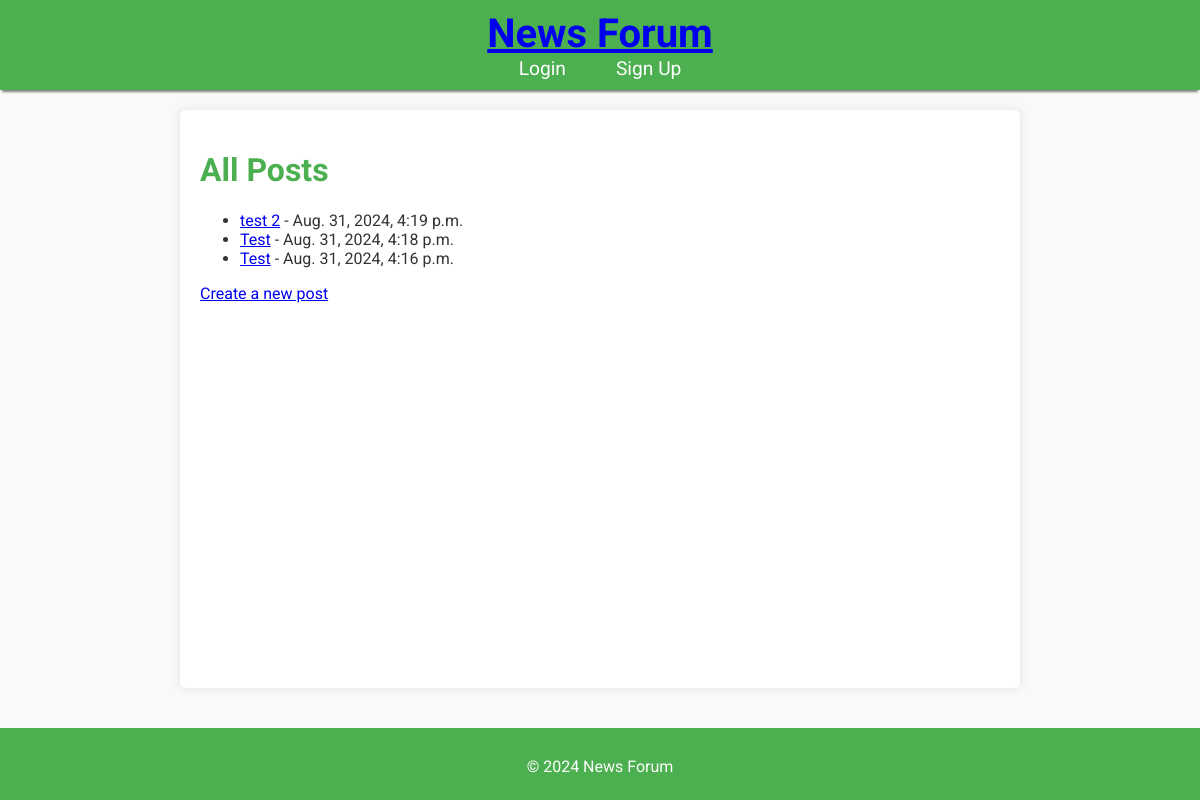
The app's page /, older data.
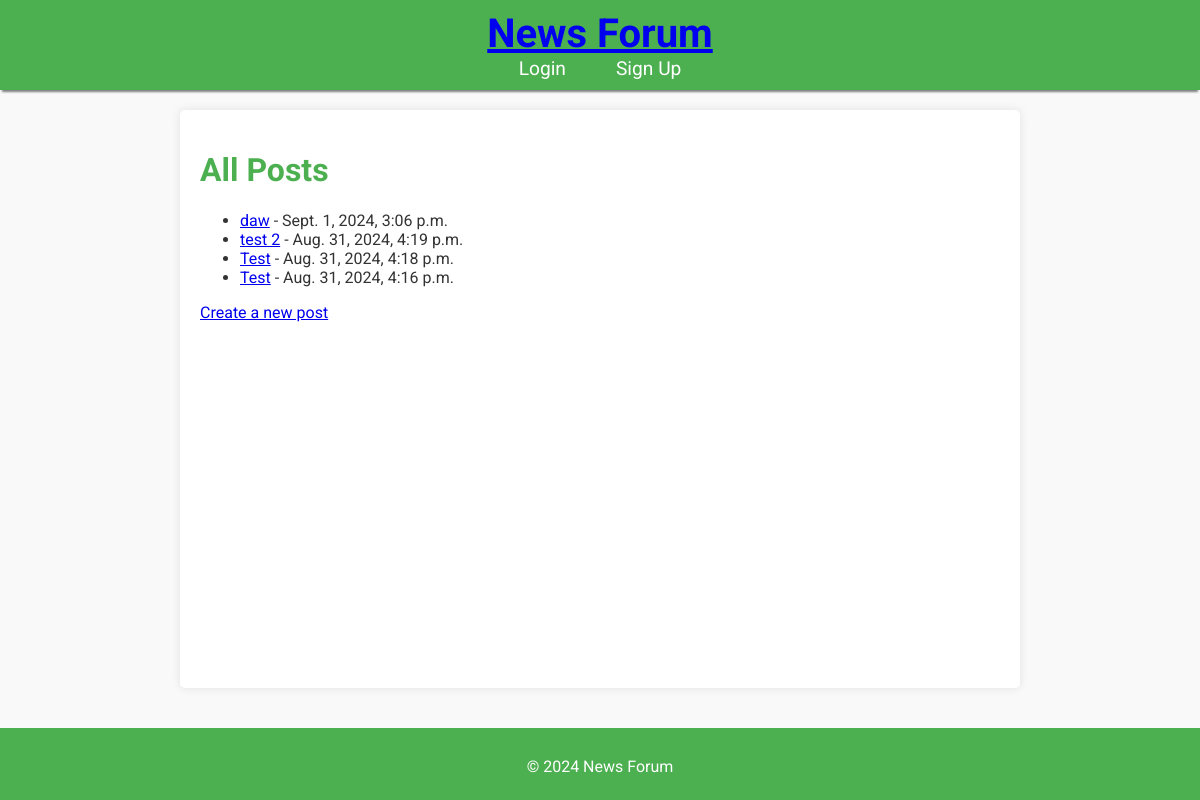
The same page, newer data.
### news/models.py (models this page shows, shortened)
class Post(models.Model):
    title = models.CharField(max_length=200)
    content = models.TextField()
    created_at = models.DateTimeField(auto_now_add=True)
    updated_at = models.DateTimeField(auto_now=True)
    author = models.ForeignKey(User, on_delete=models.CASCADE)
    category = models.ForeignKey(Category, on_delete=models.SET_NULL, null=True)
    upvotes = models.IntegerField(default=0)
    downvotes = models.IntegerField(default=0)

### news/views.py (the view)
# urls.py: path('', views.post_list, name='post_list'),
def post_list(request):
    posts = Post.objects.all().order_by('-created_at')
    return render(request, 'news/post_list.html', {'posts': posts})

### news/templates/news/post_list.html (shortened to what this page needs)
{% extends 'base.html' %}
{% block content %}
    <h1>All Posts</h1>
    <ul>
        {% for post in posts %}
            <li><a href="{% url 'post_detail' post.id %}">{{ post.title }}</a> - {{ post.created_at }}</li>
        {% endfor %}
    </ul>
    <a href="{% url 'post_create' %}">Create a new post</a>
{% endblock %}

Row changes from the older to the newer data that the page shows:
added Post: title "daw", created_at "Sept. 1, 2024, 3:06 p.m."
